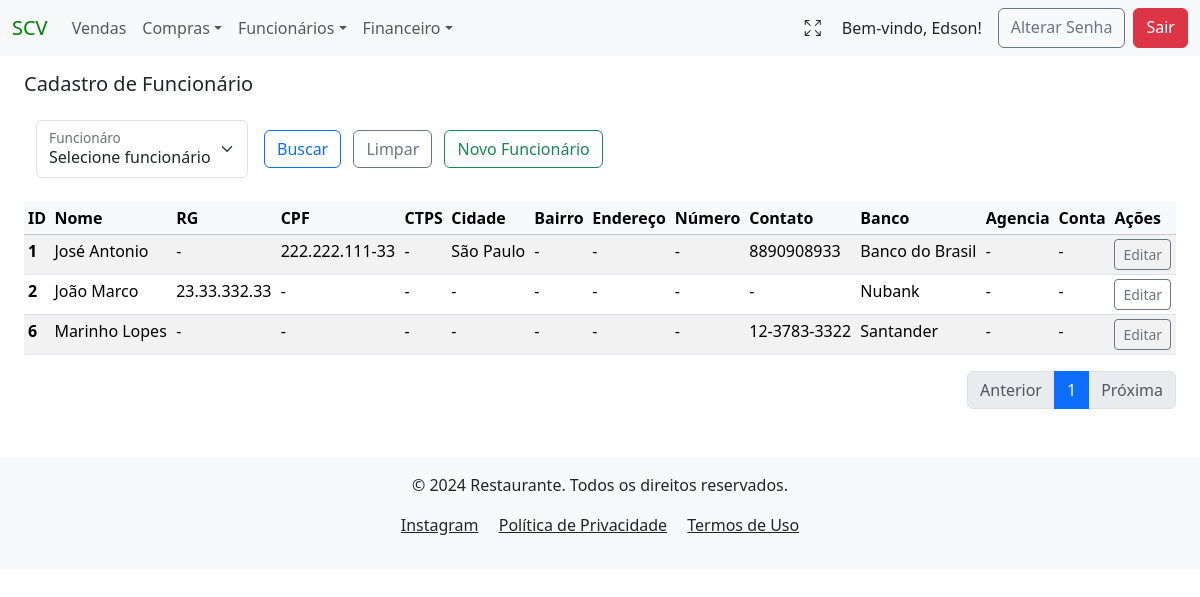
Page /funcionario/ (signed in) on the earlier database version.
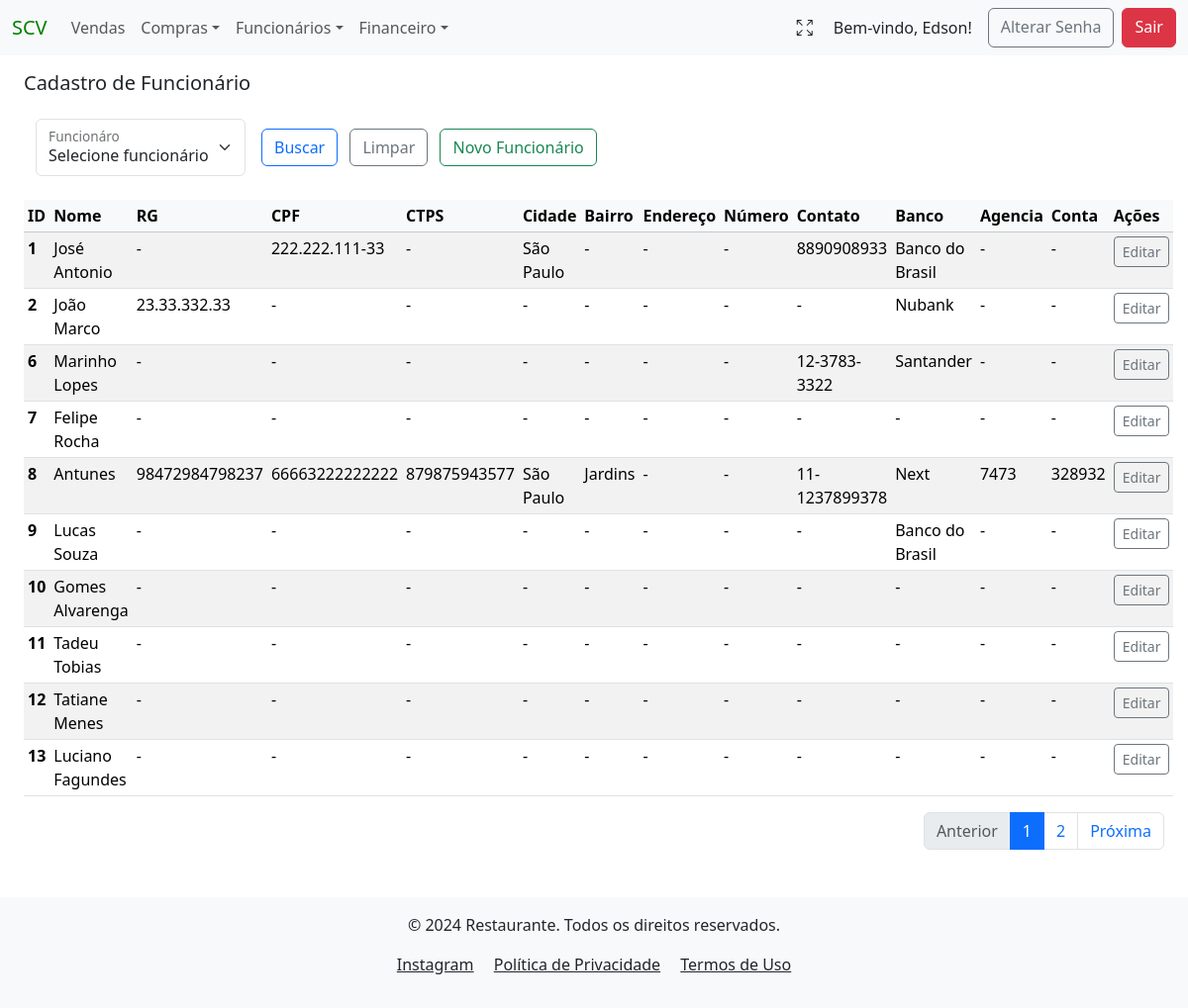
Same page on the later database version.
### users/models.py (models this page shows)
class User(AbstractUser):
    tenant = models.ForeignKey(Tenant, on_delete=models.PROTECT)
    phone = models.CharField(max_length=13, blank=True, null=True)
    birth_date = models.DateField(blank=False, null=False)
    created_at = models.DateTimeField(auto_now_add=True)
    updated_at = models.DateTimeField(auto_now=True)
    groups = models.ManyToManyField(
        'auth.Group',
        related_name='custom_user_set',  # Adicionando um nome diferente para evitar o conflito
        blank=True
    )
    user_permissions = models.ManyToManyField(
        'auth.Permission',
        related_name='custom_user_permissions_set',  # Adicionando um nome diferente para evitar o conflito
        blank=True
    )

### funcionarios/models.py (models this page shows, shortened)
class Cadastro(models.Model):
    LIST_BANK = [('Banco do Brasil', 'Banco do Brasil'),
                   ('Banco Original', 'Banco Original'),
                   ('Bradesco', 'Bradesco'),
                   ('Caixa Econômica', 'Caixa Econômica'),
                   ('C6 Bank', 'C6 Bank'),
                   ('Itau', 'Itau'),
                   ('Inter', 'Inter'),
                   ('Neon', 'Neon'),
                   ('Next', 'Next'),
                   ('Nubank', 'Nubank'),
                   ('Santander', 'Santander'),
                   ]
    tenant = models.ForeignKey(Tenant, on_delete=models.CASCADE)
    created_at = models.DateTimeField(auto_now_add=True)
    nome_funcionario = models.CharField(verbose_name="Funcionário", max_length=40 , blank=False, unique=True)
    rg = models.CharField(verbose_name="RG", max_length=14, null=True , blank=True)
    cpf = models.CharField(verbose_name="CPF", max_length=14, null=True , blank=True)
    carteira_trabalho = models.CharField(verbose_name="CTPS", max_length=12, null=True, blank=True)
    endereco = models.CharField(verbose_name="Endereço", max_length=40, null=True, blank=True)
    numero = models.CharField(verbose_name="Número", max_length=255, null=True, blank=True)
    bairro = models.CharField(verbose_name="Bairro", max_length=20, null=True, blank=True)
    cidade = models.CharField(verbose_name="Cidade", max_length=30, null=True, blank=True)
    telefone = models.CharField(verbose_name="Telefone", max_length=13, null=True, blank=True)
    banco = models.CharField(verbose_name="Banco", choices=LIST_BANK, max_length=15, null=True, blank=True)
    agencia = models.CharField(verbose_name="Agencia", max_length=7, null=True, blank=True)
    conta = models.CharField(verbose_name="Conta", max_length=10, null=True, blank=True)
    author = models.ForeignKey(settings.AUTH_USER_MODEL, on_delete=models.PROTECT, blank=False, default=1)
    dt_atualizado = models.DateTimeField(auto_now=True, null=False, blank=False)

### funcionarios/views.py (the view)
# urls.py: path('funcionario/', CadastroListView.as_view(), name="funcionarios_list"),
class CadastroListView(LoginRequiredMixin, PermissionRequiredMixin, TenantQuerysetMixin, HandleNoPermissionMixin, ListView):
    model = Cadastro
    template_name = 'funcionarios/funcionarios_list.html'  # Garante que o template correto será usado
    context_object_name = 'funcionarios_list'
    permission_required = 'funcionarios.view_cadastro'  # Permissão para visualizar objetos'
    def get_queryset(self):
        queryset = Cadastro.objects.filter(tenant=self.request.user.tenant)
        nome_funcionario_cadastro = self.request.GET.get('nome_funcionario')
        if nome_funcionario_cadastro:
            queryset = queryset.filter(id=nome_funcionario_cadastro)
        return queryset
    def get_context_data(self, **kwargs):
        context = super().get_context_data(**kwargs)
        tenant = getattr(self.request.user, 'tenant', None)
        if tenant:
            tenant = str(tenant).lower().replace(' ', '_')
        context['tenant'] = tenant
        funcionarios = self.get_queryset()
        paginator = Paginator(funcionarios, 10)  # Exibe 10 registros por página
        page_number = self.request.GET.get('page')
        page_obj = paginator.get_page(page_number)
        context['funcionarios_list'] = page_obj
        context['paginator'] = paginator
        context['page_obj'] = page_obj
        context['query_params'] = self.request.GET.urlencode()
        context['cadastros_funcionarios'] = self.get_queryset()
        return context

### project/context_processors.py (called while the page is built)
def tenant_context(request):
    return {
        'tenant': request.GET.get('tenant', None),
    }

### users/models.py (called while the page is built)
    def __str__(self):
        return self.name

### funcionarios/templates/funcionarios/funcionarios_list.html (shortened to what this page needs)
{% extends 'global/base.html' %}
{% block content %}
<h5 class="mb-4 mt-3">Cadastro de Funcionário</h5>
<div class="container-fluid mb-3">
    <form action="" method="GET" class="d-flex align-items-center">
        <div class="form-floating mb-2 me-2">
            <select class="form-select" id="floatingSelect" name="nome_funcionario" aria-label="Floating label select example">
                <option value="">Selecione funcionário</option>
            </select>
            <label for="floatingSelect">Funcionáro</label>
        </div>
        <div class="mb-2 ms-2">
            <button type="submit" class="btn btn-outline-primary me-2" name="buscar_funcionario_cadastro">Buscar</button>
            <a href="{% url 'funcionarios_list' %}?tenant={{ tenant }}" class="btn btn-outline-secondary me-2">Limpar</a>
            <a href="{% url 'create_funcionarios' %}?tenant={{ tenant }}" class="btn btn-outline-success me-2">Novo Funcionário</a>
        </div>
    </form>
</div>
{% if funcionarios_list %}
    <table class="table table-sm table-striped table-hover mt-3">
        <thead class="table-light">
        <tr>
            <th scope="col">ID</th>
            <th scope="col">Nome</th>
            <th scope="col">RG</th>
            <th scope="col">CPF</th>
            <th scope="col">CTPS</th>
            <th scope="col">Cidade</th>
            <th scope="col">Bairro</th>
            <th scope="col">Endereço</th>
            <th scope="col">Número</th>
            <th scope="col">Contato</th>
            <th scope="col">Banco</th>
            <th scope="col">Agencia</th>
            <th scope="col">Conta</th>
            <th scope="col">Ações</th>
        </tr>
        </thead>
        <tbody>
            {% for funcionario in funcionarios_list %}
                <tr>
                    <th scope="row" >{{ funcionario.pk }}</th>
                    <td>{{ funcionario.nome_funcionario }}</td>
                    <td>{{ funcionario.rg| default:"-" }}</td>
                    <td>{{ funcionario.cpf| default:"-" }}</td>
                    <td>{{ funcionario.carteira_trabalho| default:"-" }}</td>
                    <td>{{ funcionario.cidade| default:"-" }}</td>
                    <td>{{ funcionario.bairro| default:"-" }}</td>
                    <td>{{ funcionario.endereco| default:"-" }}</td>
                    <td>{{ funcionario.numero| default:"-" }}</td>
                    <td>{{ funcionario.telefone| default:"-" }}</td>
                    <td>{{ funcionario.banco| default:"-" }}</td>
                    <td>{{ funcionario.agencia| default:"-" }}</td>
                    <td>{{ funcionario.conta| default:"-" }}</td>
                    <td>
                        <a href="{% url 'update_funcionarios' pk=funcionario.pk %}?tenant={{ tenant }}" class="btn btn-outline-secondary btn-sm" >Editar</a>
                    </td>
                </tr>
            {% endfor %}
        </tbody>
    </table>
{% else %}
    <p>Não há registros</p>
{% endif %}
        <nav aria-label="Page navigation example">
    <ul class="pagination justify-content-end">
        {% if funcionarios_list.has_previous %}
            <li class="page-item">
                <a class="page-link" href="?page={{ funcionarios_list.previous_page_number }}">Anterior</a>
            </li>
        {% else %}
            <li class="page-item disabled">
                <a class="page-link">Anterior</a>
            </li>
        {% endif %}
        {% for num in funcionarios_list.paginator.page_range %}
            {% if funcionarios_list.number == num %}
                <li class="page-item active" aria-current="page">
                    <span class="page-link">{{ num }}</span>
                </li>
            {% elif num > funcionarios_list.number|add:-2 and num < funcionarios_list.number|add:2 %}
                <li class="page-item">
                    <a class="page-link" href="?page={{ num }}">{{ num }}</a>
                </li>
            {% endif %}
        {% endfor %}
        {% if funcionarios_list.has_next %}
            <li class="page-item">
                <a class="page-link" href="?page={{ funcionarios_list.next_page_number }}">Próxima</a>
            </li>
        {% else %}
            <li class="page-item disabled">
                <a class="page-link">Próxima</a>
            </li>
        {% endif %}
    </ul>
</nav>
{% endblock content %}

### project/templates/global/base.html (shortened to what this page needs)
<!DOCTYPE html>
<html lang="pt-br">
  <head>
    <link href="https://cdn.jsdelivr.net/npm/bootstrap@5.3.3/dist/css/bootstrap.min.css" rel="stylesheet">
  </head>
  <body>
    <nav class="navbar navbar-expand-lg bg-body-tertiary position-sticky top-0" style="z-index: 1050;">
      <div class="container-fluid">
        <a class="navbar-brand" href="{% url 'menu' %}?tenant={{ tenant }}" style="color: green">SCV</a>
        <div class="collapse navbar-collapse" id="navbarSupportedContent">
          <ul class="navbar-nav me-auto mb-2 mb-lg-0">
            <li class="nav-item">
              {% if perms.vendas.view_vendas %}
                <a class="nav-link" href="{% url 'venda_list' %}?tenant={{ tenant }}">Vendas</a>
              {% else %}
                <a class="nav-link disabled" href="#" aria-disabled="true">Vendas</a>
              {% endif %}
            <li class="nav-item dropdown">
              {% if perms.compras.view_compras %}
                <a class="nav-link dropdown-toggle" href="#" role="button" data-bs-toggle="dropdown" aria-expanded="false">Compras</a>
              {% else %}
                <a class="nav-link disabled" href="#" aria-disabled="true">Compras</a>
              {% endif %}
            </li>
            <li class="nav-item dropdown">
              {% if perms.funcionarios.view_pagamento %}
                <a class="nav-link dropdown-toggle" href="#" role="button" data-bs-toggle="dropdown" aria-expanded="false">Funcionários</a>
              {% else %}
                <a class="nav-link disabled" href="#" aria-disabled="true">Funcionários</a>
              {% endif %}
            </li>
            <li class="nav-item dropdown">
              {% if perms.financeiro.view_financeiro %}
                <a class="nav-link dropdown-toggle" href="#" role="button" data-bs-toggle="dropdown" aria-expanded="false">Financeiro</a>
              {% else %}
                <a class="nav-link disabled" href="#" aria-disabled="true">Financeiro</a>
              {% endif %}
            </li>
          </ul>
          <div class="d-flex ms-auto">
            <button id="fullscreen-btn" class="btn btn me-2" type="button" title="Tela Cheia" style="box-shadow:none;">
              <span id="fullscreen-icon" class="bi bi-arrows-fullscreen"></span>
            </button>
            {% if user.is_authenticated %}
              <span class="navbar-text text-dark me-3">
                Bem-vindo, {{ user.first_name }}!
              </span>
              <a href="{% url 'password_change' %}?tenant={{ tenant }}" class="btn btn-outline-secondary me-2">Alterar Senha</a>
              <a href="{% url 'logout' %}?tenant={{ tenant }}" class="btn btn-danger">Sair</a>
            {% else %}
              <a href="{% url 'login' %}?tenant={{ tenant }}" class="btn btn-outline-light">Login</a>
            {% endif %}
          </div>
        </div>
      </div>
    </nav>
    <main class="container-fluid px-4">
        {% block content %}{% endblock content %}
    </main>
      <footer class="bg-body-tertiary text-dark py-3 mt-5">
        <div class="container text-center">
            <p>&copy; 2024 Restaurante. Todos os direitos reservados.</p>
            <p>
                <a href="https://www.instagram.com/sushicasaverde/"
                    class="text-dark me-3"
                    target="_blank"
                    rel="noopener noreferrer"
                    >Instagram</a>
                <a href="#" class="text-dark me-3">Política de Privacidade</a>
                <a href="#" class="text-dark">Termos de Uso</a>
            </p>
        </div>
      </footer>
<link rel="stylesheet" href="https://cdn.jsdelivr.net/npm/bootstrap-icons@1.11.3/font/bootstrap-icons.css">
  </body>
</html>

Differences in the rows shown:
added Cadastro: pk "7", nome_funcionario "Felipe Rocha", rg "-", cpf "-", carteira_trabalho "-", cidade "-", bairro "-", endereco "-", numero "-", telefone "-", banco "-", agencia "-", conta "-"
added Cadastro: pk "8", nome_funcionario "Antunes", rg "98472984798237", cpf "66663222222222", carteira_trabalho "879875943577", cidade "São Paulo", bairro "Jardins", endereco "-", numero "-", telefone "11-1237899378", banco "Next", agencia "7473", conta "328932"
added Cadastro: pk "9", nome_funcionario "Lucas Souza", rg "-", cpf "-", carteira_trabalho "-", cidade "-", bairro "-", endereco "-", numero "-", telefone "-", banco "Banco do Brasil", agencia "-", conta "-"
added Cadastro: pk "10", nome_funcionario "Gomes Alvarenga", rg "-", cpf "-", carteira_trabalho "-", cidade "-", bairro "-", endereco "-", numero "-", telefone "-", banco "-", agencia "-", conta "-"
added Cadastro: pk "11", nome_funcionario "Tadeu Tobias", rg "-", cpf "-", carteira_trabalho "-", cidade "-", bairro "-", endereco "-", numero "-", telefone "-", banco "-", agencia "-", conta "-"
added Cadastro: pk "12", nome_funcionario "Tatiane Menes", rg "-", cpf "-", carteira_trabalho "-", cidade "-", bairro "-", endereco "-", numero "-", telefone "-", banco "-", agencia "-", conta "-"
added Cadastro: pk "13", nome_funcionario "Luciano Fagundes", rg "-", cpf "-", carteira_trabalho "-", cidade "-", bairro "-", endereco "-", numero "-", telefone "-", banco "-", agencia "-", conta "-"
Other differences:
new list line: "2"
